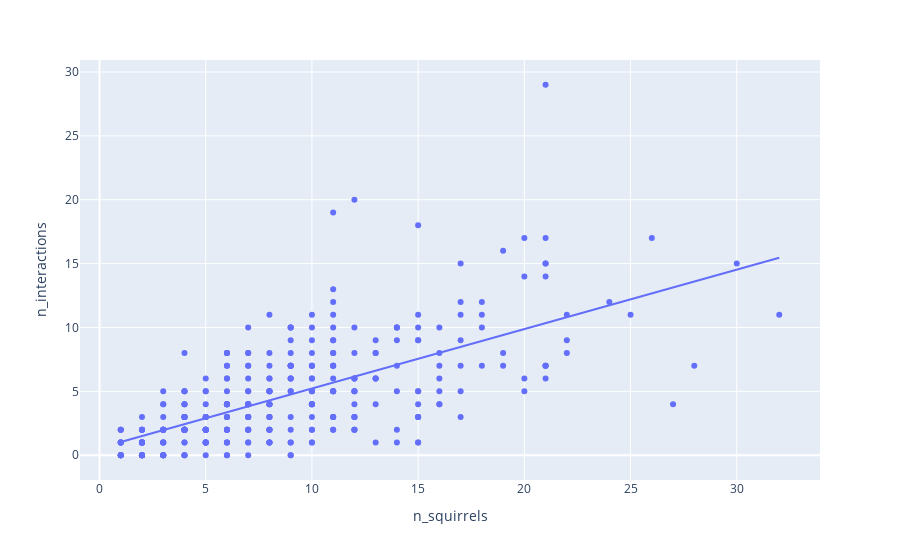

This figure's notebook cell:
### Code cell
import plotly.express as px
fig = px.scatter(n_squirrels_interactions, x ='n_squirrels',y = 'n_interactions',trendline="ols")
fig.show()

### Figure 1 — Plotly figure (JSON) as saved in the notebook; plotly's stock layout.template omitted (floating-point values rounded to 4 significant figures; data arrays with more than 128 entries replaced by an {"elided": "..."} marker saying what was removed)
{"data": [{"hovertemplate": "n_squirrels=%{x}<br>n_interactions=%{y}<extra></extra>", "legendgroup": "", "marker": {"color": "#636efa", "symbol": "circle"}, "mode": "markers", "name": "", "orientation": "v", "showlegend": false, "type": "scatter", "x": {"elided": "339 int values"}, "xaxis": "x", "y": {"elided": "339 int values"}, "yaxis": "y"}, {"hovertemplate": "<b>OLS trendline</b><br>n_interactions = 0.465462 * n_squirrels + 0.569054<br>R<sup>2</sup>=0.433192<br><br>n_squirrels=%{x}<br>n_interactions=%{y} <b>(trend)</b><extra></extra>", "legendgroup": "", "marker": {"color": "#636efa", "symbol": "circle"}, "mode": "lines", "name": "", "showlegend": false, "type": "scatter", "x": {"elided": "339 int values"}, "xaxis": "x", "y": {"elided": "339 float values"}, "yaxis": "y"}], "layout": {"legend": {"tracegroupgap": 0}, "margin": {"t": 60}, "xaxis": {"anchor": "y", "domain": [0, 1], "title": {"text": "n_squirrels"}}, "yaxis": {"anchor": "x", "domain": [0, 1], "title": {"text": "n_interactions"}}}}
